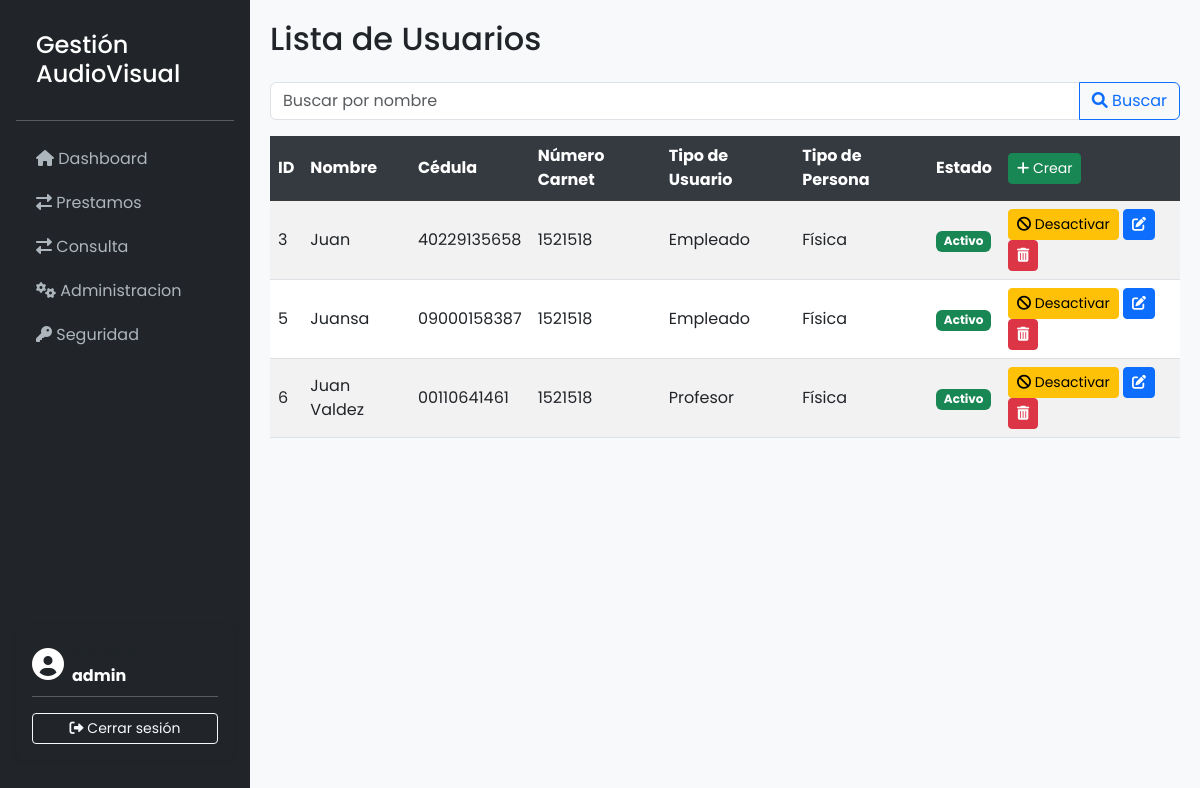
Page /usuarios/ (signed in) on the committed database.
### GestionAudiovisualApp/models.py (models this page shows, shortened)
class Usuario(AbstractBaseUser, PermissionsMixin):
    nombre = models.CharField(max_length=100, unique=True)
    cedula = models.CharField(max_length=11, unique=True)
    numero_carnet = models.CharField(max_length=20)
    tipo_usuario = models.CharField(max_length=50, choices=[('Profesor', 'Profesor'), ('Estudiante', 'Estudiante'), ('Empleado', 'Empleado')])
    tipo_persona = models.CharField(max_length=20, choices=[('Física', 'Física'), ('Jurídica', 'Jurídica')])
    estado = models.BooleanField(default=True)
    is_active = models.BooleanField(default=True)
    is_staff = models.BooleanField(default=False)
    groups = models.ManyToManyField(
        'auth.Group',
        related_name='custom_user_set',
        blank=True,
        help_text='The groups this user belongs to. A user will get all permissions granted to each of their groups.',
        verbose_name='groups',
    )
    user_permissions = models.ManyToManyField(
        'auth.Permission',
        related_name='custom_user_set',
        blank=True,
        help_text='Specific permissions for this user.',
        verbose_name='user permissions',
    )
    objects = UsuarioManager()
    USERNAME_FIELD = 'nombre'
    REQUIRED_FIELDS = ['cedula']

### GestionAudiovisualApp/views.py (the view)
# urls.py: path('usuarios/', UsuarioListView.as_view(), name='usuario-list'),
@method_decorator(user_passes_test(is_admin), name='dispatch')
class UsuarioListView(ListView):
    model = Usuario
    template_name = 'usuarios/usuario_list.html'
    context_object_name = 'usuarios'
    def get_queryset(self):
        queryset = Usuario.objects.all()
        query = self.request.GET.get('q')
        if query:
            queryset = queryset.filter(
                Q(nombre__icontains=query)
            )
        return queryset

### GestionAudiovisualApp/views.py (called while the page is built)
def is_admin(user):
    return user.is_staff

### GestionAudiovisualApp/templates/usuarios/usuario_list.html (shortened to what this page needs)
{% extends 'base.html' %}
{% block content %}
    <h2 class="mb-4">Lista de Usuarios</h2>
    <form method="GET" class="mb-3">
        <div class="input-group">
            <input type="text" name="q" class="form-control" placeholder="Buscar por nombre" value="{{ request.GET.q }}">
            <button class="btn btn-outline-primary" type="submit">
                <i class="fas fa-search"></i> Buscar
            </button>
        </div>
    </form>
    <table class="table table-striped table-hover">
        <thead class="table-dark">
            <tr>
                <th>ID</th>
                <th>Nombre</th>
                <th>Cédula</th>
                <th>Número Carnet</th>
                <th>Tipo de Usuario</th>
                <th>Tipo de Persona</th>
                <th>Estado</th>
                <th>
                    <a href="{% url 'usuario-create' %}" class="btn btn-sm btn-success">
                        <i class="fas fa-plus"></i> Crear
                    </a>
                </th>
            </tr>
        </thead>
        <tbody>
            {% for usuario in usuarios %}
                <tr>
                    <td>{{ usuario.id }}</td>
                    <td>{{ usuario.nombre }}</td>
                    <td>{{ usuario.cedula }}</td>
                    <td>{{ usuario.numero_carnet }}</td>
                    <td>{{ usuario.get_tipo_usuario_display }}</td>
                    <td>{{ usuario.get_tipo_persona_display }}</td>
                    <td>
                        {% if usuario.estado %}
                            <span class="badge bg-success">Activo</span>
                        {% else %}
                            <span class="badge bg-danger">Inactivo</span>
                        {% endif %}
                    </td>
                    <td>
                        <form method="post" action="{% url 'usuario-toggle-estado' usuario.pk %}" style="display:inline;">
                            {% if usuario.estado %}
                                <button type="submit" class="btn btn-warning btn-sm">
                                    <i class="fas fa-ban"></i> Desactivar
                                </button>
                            {% else %}
                                <button type="submit" class="btn btn-success btn-sm">
                                    <i class="fas fa-check"></i> Activar
                                </button>
                            {% endif %}
                        </form>
                        <a href="{% url 'usuario-update' usuario.id %}" class="btn btn-sm btn-primary"><i class="fas fa-edit"></i></a>
                        <a href="{% url 'usuario-delete' usuario.id %}" class="btn btn-sm btn-danger"><i class="fas fa-trash-alt"></i></a>
                    </td>
                </tr>
            {% empty %}
                <tr>
                    <td colspan="8" class="text-center">No hay usuarios disponibles.</td>
                </tr>
            {% endfor %}
        </tbody>
    </table>
{% endblock %}

### GestionAudiovisualApp/templates/base.html (shortened to what this page needs)
<!DOCTYPE html>
<html lang="es">
<head>
    <link href="https://cdn.jsdelivr.net/npm/bootstrap@5.3.0-alpha1/dist/css/bootstrap.min.css" rel="stylesheet">
    <link href="https://cdnjs.cloudflare.com/ajax/libs/font-awesome/6.0.0-beta3/css/all.min.css" rel="stylesheet">
</head>
<body>
    <nav id="sidebar" class="d-flex flex-column flex-shrink-0 p-3 bg-dark">
        <h4>Gestión AudioVisual</h4>
        <hr>
        <ul class="nav nav-pills flex-column mb-auto">
            <li class="nav-item">
                <a href="{% url 'inicio' %}" class="nav-link {% if request.resolver_match.url_name == 'inicio' %}active{% endif %}">
                  <i class="fas fa-home"></i> Dashboard
                </a>
              </li>
        <li class="nav-item">
            <a href="{% url 'prestamo-list' %}" class="nav-link {% if request.resolver_match.url_name == 'prestamo-list' %}active{% endif %}">
                <i class="fas fa-exchange-alt"></i> Prestamos
            </a>
        </li>
        <li class="nav-item">
            <a href="{% url 'consulta-criterios' %}" class="nav-link {% if request.resolver_match.url_name == 'consulta-criterios' %}active{% endif %}">
                <i class="fas fa-exchange-alt"></i> Consulta
            </a>
        </li>
        {% if user.is_authenticated and user.is_staff %}
        <li class="nav-item">
            <a href="#" class="nav-link" data-bs-toggle="collapse" data-bs-target="#submenu-administracion" aria-expanded="false" aria-controls="submenu-administracion">
                <i class="fas fa-cogs"></i> Administracion
            </a>
        </li>
        <li class="nav-item">
            <a href="#" class="nav-link" data-bs-toggle="collapse" data-bs-target="#submenu-Seguridad" aria-expanded="false" aria-controls="submenu-seguridad">
                <i class="fas fa-key"></i> Seguridad
            </a>
        </li>
        {% endif %}
    </ul>
        {% if user.is_authenticated%}
        <div class="card bg-dark text-white border-0 mb-4 p-3 shadow-sm">
            <div class="d-flex align-items-center">
                <i class="fas fa-user-circle fa-2x me-2"></i>
                <div>
                    <small class="text-muted">Bienvenido</small><br>
                    <strong>{{ request.user.username }}</strong>
                </div>
            </div>
            <hr class="bg-secondary my-2">
            <a href="{% url 'logout' %}" class="btn btn-sm btn-outline-light mt-2 w-100">
                <i class="fas fa-sign-out-alt"></i> Cerrar sesión
            </a>
        </div>
        {%endif%}
    </nav>
    <div id="content">
        {% block content %}{% endblock %}
    </div>
</body>
</html>

### GestionAudiovisualApp/templates/base.html (style rules this page uses)
body { display: flex; min-height: 100vh; font-family: 'Poppins', sans-serif; background-color: #f8f9fa; }
#sidebar { min-width: 250px; max-width: 250px; background-color: #1c1e21; color: #fff; }
#sidebar .nav-link { color: #adb5bd; padding: 10px 20px; }
#sidebar h4 { padding: 15px 20px; margin: 0; font-weight: 500; color: #fff; }
#content { flex: 1; padding: 20px; }
.table th { background-color: #343a40; color: white; }
.table td, .table th { vertical-align: middle; }

### rows in the picture
Usuario: id "3", nombre "Juan", cedula "40229135658", numero_carnet "1521518", tipo_usuario "Empleado", tipo_persona "Física", estado "Activo"
Usuario: id "5", nombre "Juansa", cedula "09000158387", numero_carnet "1521518", tipo_usuario "Empleado", tipo_persona "Física", estado "Activo"
Usuario: id "6", nombre "Juan Valdez", cedula "00110641461", numero_carnet "1521518", tipo_usuario "Profesor", tipo_persona "Física", estado "Activo"

### other values in the picture
{{ request.user.username }} "admin"
